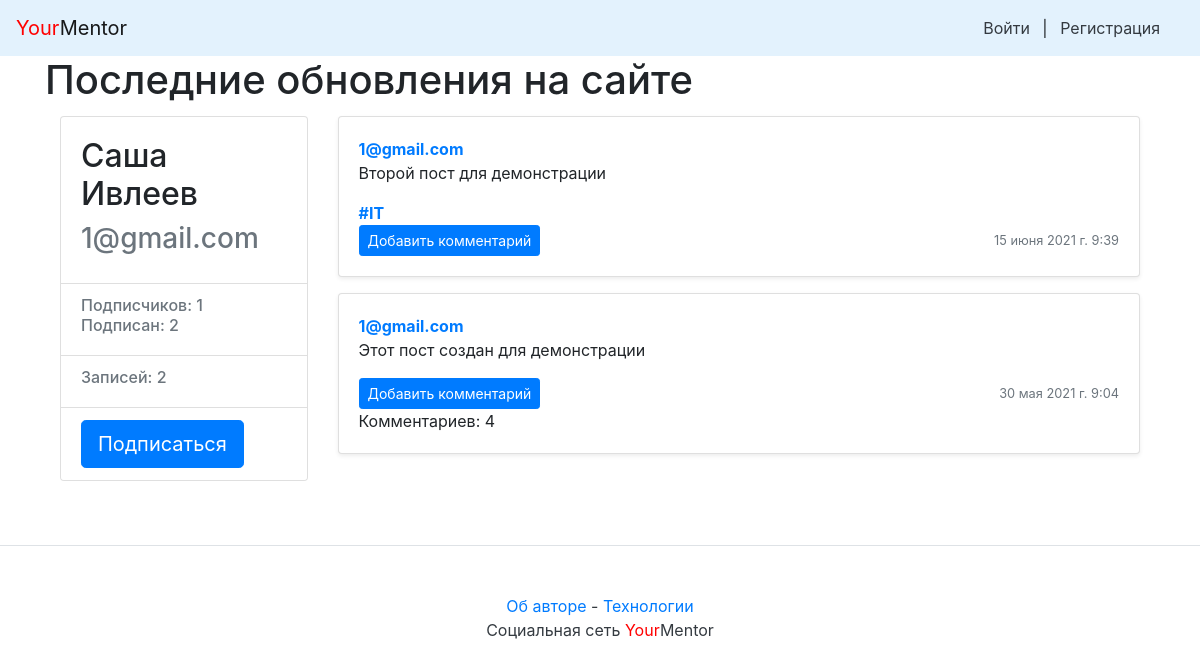
Page /2/ on the committed database.
### accounts/models.py (models this page shows, shortened)
class User(AbstractBaseUser):
    email = models.EmailField(unique=True, max_length=255)
    name = models.CharField(
        max_length=255,
        blank=False,
        null=False
    )
    surname = models.CharField(
        max_length=255,
        blank=False,
        null=False
    )
    break_time = models.IntegerField(default=0)
    is_admin = models.BooleanField(default=False)
    timestamp = models.DateTimeField(auto_now_add=True)
    role = models.CharField(
        max_length=10,
        choices=UserRoles.choices,
        default=UserRoles.STUDENT,
        verbose_name="Роль пользователя",
    )
    is_staff = models.BooleanField(default=False)
    USERNAME_FIELD = 'email'
    REQUIRED_FIELDS = []
    objects = CustomManager()
    def __str__(self):
        return self.email

### posts/models.py (models this page shows, shortened)
class Post(models.Model):
    group = models.ForeignKey(
        Group,
        blank=True,
        null=True,
        on_delete=models.SET_NULL,
        related_name='posts',
        verbose_name='Группы',
        help_text='Выберите группу',
    )
    text = models.TextField(
        verbose_name='Текст',
        help_text='Введите текст',
    )
    pub_date = models.DateTimeField('date published', auto_now_add=True)
    author = models.ForeignKey(
        User,
        on_delete=models.CASCADE,
        related_name='posts',
    )
    image = models.ImageField(
        upload_to='posts/',
        blank=True, null=True,
        verbose_name='Изображение',
    )
    class Meta:
        ordering = ['-pub_date']

class Group(models.Model):
    title = models.CharField(max_length=200)
    slug = models.SlugField(unique=True, max_length=30)
    description = models.TextField()

### posts/views.py (the view, shortened to what this page needs)
# urls.py: path('<int:user_id>/', views.profile, name='profile'),
def profile(request, user_id):
    cache.clear()
    user_id = int(user_id)
    post_author = get_object_or_404(User, id=user_id)
    post_list = post_author.posts.all()
    paginator = Paginator(post_list, 10)
    page_number = request.GET.get('page')
    page = paginator.get_page(page_number)
    count_following = Follow.objects.filter(user=post_author).count()
    count_follower = Follow.objects.filter(author=post_author).count()
    if request.user.is_anonymous:
        return render(
            request,
            'profile.html',
            {'page': page,
             'paginator': paginator,
             'following': False,
             'author': post_author,
             'profile': post_author,
             'count_following': count_following,
             'count_follower': count_follower,
             }
        )

### templates/profile.html (shortened to what this page needs)
{% extends "includes/base.html" %}
{% block header %}Последние обновления на сайте{% endblock %}
{% block content %}
<main role="main" class="container">
    <div class="row">
            <div class="col-md-3 mb-3 mt-1">
                    <div class="card">
                            <div class="card-body">
                                    <div class="h2">
                                        {{ author.name }} {{ author.surname }}
                                    </div>
                                    <div class="h3 text-muted">
                                        {{ author.email}}
                                    </div>
                            </div>
                            <ul class="list-group list-group-flush">
                                    <li class="list-group-item">
                                            <div class="h6 text-muted">
                                            Подписчиков: {{ count_follower }} <br />
                                            Подписан: {{ count_following }}
                                            </div>
                                    </li>
                                    <li class="list-group-item">
                                            <div class="h6 text-muted">
                                                Записей: {{ paginator.count }}
                                            </div>
                                    </li>
                                    <li class="list-group-item">
                                    {% if following %}
                                    <a class="btn btn-lg btn-light"
                                            href="{% url 'profile_unfollow' profile.id %}" role="button">
                                            Отписаться
                                    </a>
                                    {% else %}
                                    <a class="btn btn-lg btn-primary"
                                            href="{% url 'profile_follow' profile.id %}" role="button">
                                    Подписаться
                                    </a>
                                    {% endif %}
                                    </li>
                            </ul>
                    </div>
            </div>
            <div class="col-md-9">
                {% for post in page %}
                    {% include "includes/post_item.html" with post=post %}
                {% endfor %}
            </div>
    </div>
</main>
{% endblock %}

### templates/includes/post_item.html (shortened to what this page needs)
<div class="card mb-3 mt-1 shadow-sm">
  {% load thumbnail %}
  <div class="card-body">
    <p class="card-text">
      <a name="post_{{ post.id }}" href="{% url 'profile' post.author.id %}">
        <strong class="d-block text-gray-dark">{{ post.author }}</strong>
      </a>
      {{ post.text|linebreaksbr }}
    </p>
    {% if post.group %}
    <a class="card-link muted" href="{% url 'group' post.group.slug %}">
      <strong class="d-block text-gray-dark">#{{ post.group.title }}</strong>
    </a>
    {% endif %}
    <div class="d-flex justify-content-between align-items-center">
      <div class="btn-group">
        <a class="btn btn-sm btn-primary" href="{% url 'post' post.author.id post.id %}" role="button">
          Добавить комментарий
        </a>
      </div>
      <small class="text-muted">{{ post.pub_date }}</small>
    </div>
    {% if post.comments.exists %}
        <div class="d-flex justify-content-between align-items-center">
        <div class="btn-group">
          Комментариев: {{ post.comments.count }}
        </div>
        </div>
    {% endif %}
  </div>
</div>

### rows in the picture
User: name "Саша", surname "Ивлеев", email "1@gmail.com"
Post: author "1@gmail.com", text "Второй пост для демонстрации", group "IT", pub_date "15 июня 2021 г. 9:39"
Post: author "1@gmail.com", text "Этот пост создан для демонстрации", pub_date "30 мая 2021 г. 9:04", comments.count "4"

### other values in the picture
{{ count_follower }} "1"
{{ count_following }} "2"
{{ paginator.count }} "2"
